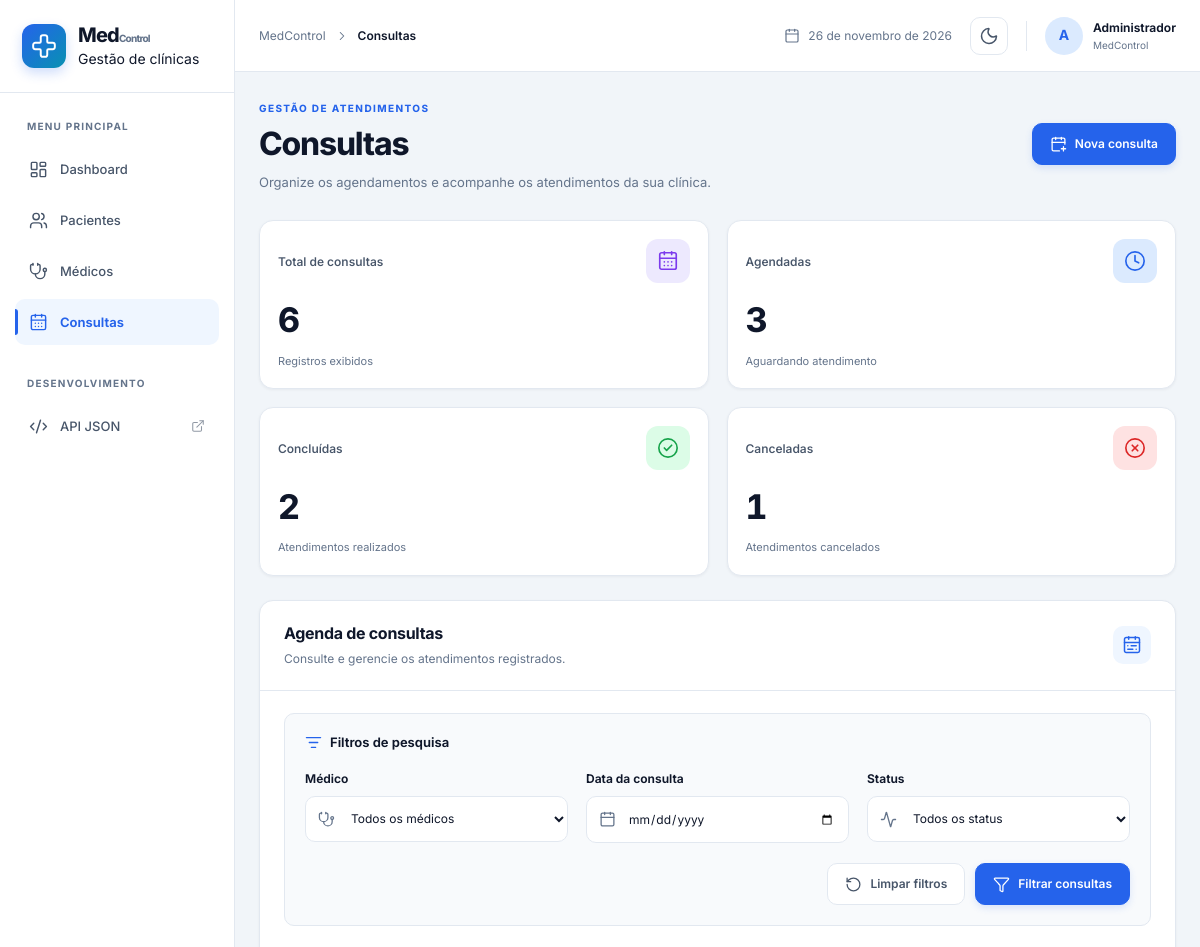
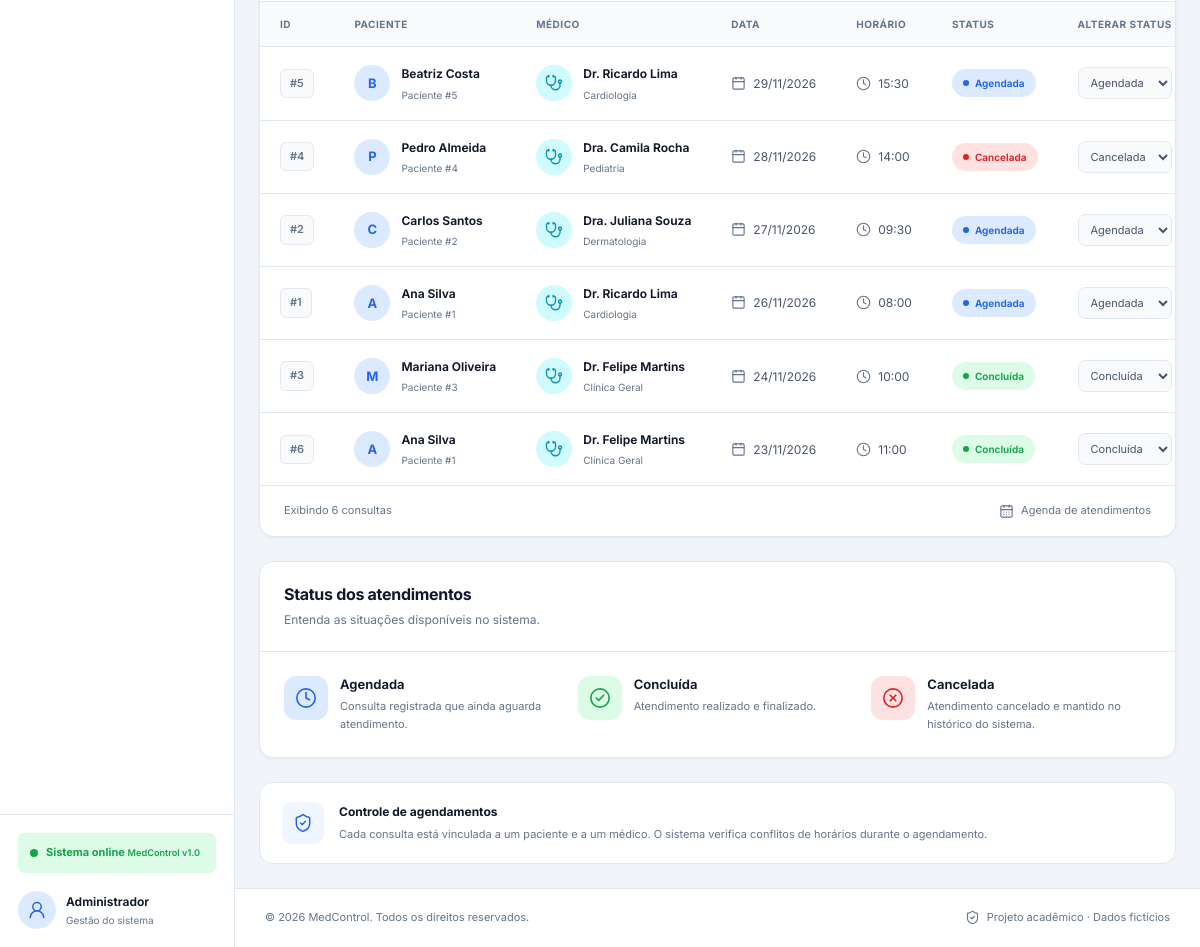
The page /consultas on the database its author committed (2 pictures, top to bottom).
### app.py (models this page shows)
class Consulta(db.Model):
    __tablename__ = "consultas"
    id = db.Column(db.Integer, primary_key=True)
    paciente_id = db.Column(
        db.Integer,
        db.ForeignKey("pacientes.id", ondelete="RESTRICT"),
        nullable=False
    )
    medico_id = db.Column(
        db.Integer,
        db.ForeignKey("medicos.id", ondelete="RESTRICT"),
        nullable=False
    )
    data = db.Column(db.Date, nullable=False)
    horario = db.Column(db.Time, nullable=False)
    status = db.Column(
        db.String(20),
        nullable=False,
        default="Agendada"
    )
    paciente = db.relationship(
        "Paciente",
        back_populates="consultas"
    )
    medico = db.relationship(
        "Medico",
        back_populates="consultas"
    )

class Paciente(db.Model):
    __tablename__ = "pacientes"
    id = db.Column(db.Integer, primary_key=True)
    nome = db.Column(db.String(150), nullable=False)
    data_nascimento = db.Column(db.Date, nullable=False)
    telefone = db.Column(db.String(20), nullable=False)
    email = db.Column(db.String(150), nullable=False)
    consultas = db.relationship(
        "Consulta",
        back_populates="paciente",
        passive_deletes=True
    )

class Medico(db.Model):
    __tablename__ = "medicos"
    id = db.Column(db.Integer, primary_key=True)
    nome = db.Column(db.String(150), nullable=False)
    especialidade = db.Column(db.String(100), nullable=False)
    crm = db.Column(db.String(30), unique=True, nullable=False)
    telefone = db.Column(db.String(20), nullable=False)
    consultas = db.relationship(
        "Consulta",
        back_populates="medico",
        passive_deletes=True
    )

### app.py (the view, shortened to what this page needs)
@app.route("/consultas")
def consultas():
    medico_id = request.args.get("medico_id", type=int)
    data_filtro = request.args.get("data", "")
    status = request.args.get("status", "")
    consulta = Consulta.query.join(Paciente).join(Medico)
    if medico_id:
        consulta = consulta.filter(
            Consulta.medico_id == medico_id
        )
    if status in STATUS_VALIDOS:
        consulta = consulta.filter(
            Consulta.status == status
        )
    lista = consulta.order_by(
        Consulta.data.desc(),
        Consulta.horario.desc()
    ).all()
    lista_medicos = Medico.query.order_by(
        Medico.nome.asc()
    ).all()
    return render_template(
        "consultas.html",
        consultas=lista,
        medicos=lista_medicos,
        medico_id=medico_id,
        data_filtro=data_filtro,
        status=status,
        status_validos=STATUS_VALIDOS
    )

### templates/consultas.html (shortened to what this page needs)
{% extends "base.html" %}
{% block breadcrumb %}Consultas{% endblock %}
{% block content %}
<section class="page-header">
    <div class="page-heading">
        <span class="page-eyebrow">
            GESTÃO DE ATENDIMENTOS
        </span>
        <h1>Consultas</h1>
        <p>
            Organize os agendamentos e acompanhe
            os atendimentos da sua clínica.
        </p>
    </div>
    <a href="{{ url_for('nova_consulta') }}"
       class="btn btn-primary">
        <i data-lucide="calendar-plus"></i>
        Nova consulta
    </a>
</section>
{% set total = consultas|length %}
{% set agendadas = consultas
    |selectattr('status', 'equalto', 'Agendada')
    |list|length %}
{% set concluidas = consultas
    |selectattr('status', 'equalto', 'Concluída')
    |list|length %}
{% set canceladas = consultas
    |selectattr('status', 'equalto', 'Cancelada')
    |list|length %}
<section class="stats-grid consultation-stats">
    <article class="stat-card">
        <div class="stat-card-header">
            <span>Total de consultas</span>
            <div class="stat-icon stat-purple">
                <i data-lucide="calendar-days"></i>
            </div>
        </div>
        <h2>{{ total }}</h2>
        <div class="stat-card-footer">
            <span>Registros exibidos</span>
        </div>
    </article>
    <article class="stat-card">
        <div class="stat-card-header">
            <span>Agendadas</span>
            <div class="stat-icon stat-blue">
                <i data-lucide="clock"></i>
            </div>
        </div>
        <h2>{{ agendadas }}</h2>
        <div class="stat-card-footer">
            <span>Aguardando atendimento</span>
        </div>
    </article>
    <article class="stat-card">
        <div class="stat-card-header">
            <span>Concluídas</span>
            <div class="stat-icon stat-green">
                <i data-lucide="circle-check"></i>
            </div>
        </div>
        <h2>{{ concluidas }}</h2>
        <div class="stat-card-footer">
            <span>Atendimentos realizados</span>
        </div>
    </article>
    <article class="stat-card">
        <div class="stat-card-header">
            <span>Canceladas</span>
            <div class="stat-icon stat-red">
                <i data-lucide="circle-x"></i>
            </div>
        </div>
        <h2>{{ canceladas }}</h2>
        <div class="stat-card-footer">
            <span>Atendimentos cancelados</span>
        </div>
    </article>
</section>
<section class="panel consultations-panel">
    <div class="panel-header">
        <div>
            <h2>Agenda de consultas</h2>
            <p>
                Consulte e gerencie os atendimentos registrados.
            </p>
        </div>
        <div class="panel-icon">
            <i data-lucide="calendar-range"></i>
        </div>
    </div>
    <div class="filters-container">
        <div class="filters-heading">
            <i data-lucide="list-filter"></i>
            <h3>Filtros de pesquisa</h3>
        </div>
        <form action="{{ url_for('consultas') }}"
              method="GET"
              class="filters-form">
            <div class="filters-grid">
                <div class="form-group">
                    <label for="medico_id">
                        Médico
                    </label>
                    <div class="input-wrapper">
                        <select name="medico_id"
                                id="medico_id">
                            <option value="">
                                Todos os médicos
                            </option>
                        </select>
                    </div>
                </div>
                <div class="form-group">
                    <label for="data">
                        Data da consulta
                    </label>
                    <div class="input-wrapper">
                        <input
                            type="date"
                            name="data"
                            id="data"
                            value="{{ data_filtro or '' }}">
                    </div>
                </div>
                <div class="form-group">
                    <label for="status">
                        Status
                    </label>
                    <div class="input-wrapper">
                        <select name="status"
                                id="status">
                            <option value="">
                                Todos os status
                            </option>
                        </select>
                    </div>
                </div>
            </div>
            <div class="filter-actions">
                <a href="{{ url_for('consultas') }}"
                   class="btn btn-outline">
                    <i data-lucide="rotate-ccw"></i>
                    Limpar filtros
                </a>
                <button type="submit"
                        class="btn btn-primary">
                    <i data-lucide="filter"></i>
                    Filtrar consultas
                </button>
            </div>
        </form>
    </div>
    {% if consultas %}
        <div class="table-responsive">
            <table class="data-table consultations-table">
                <thead>
                    <tr>
                        <th>ID</th>
                        <th>Paciente</th>
                        <th>Médico</th>
                        <th>Data</th>
                        <th>Horário</th>
                        <th>Status</th>
                        <th>Alterar status</th>
                    </tr>
                </thead>
                <tbody>
                    {% for consulta in consultas %}
                        <tr>
                            <td>
                                <span class="record-id">
                                    #{{ consulta.id }}
                                </span>
                            </td>
                            <td>
                                <div class="table-person">
                                    <div class="table-avatar">
                                        {{ consulta.paciente.nome[0]|upper }}
                                    </div>
                                    <div>
                                        <strong>
                                            {{ consulta.paciente.nome }}
                                        </strong>
                                        <small>
                                            Paciente #{{ consulta.paciente.id }}
                                        </small>
                                    </div>
                                </div>
                            </td>
                            <td>
                                <div class="table-person">
                                    <div class="table-avatar doctor-avatar">
                                        <i data-lucide="stethoscope"></i>
                                    </div>
                                    <div>
                                        <strong>
                                            {{ consulta.medico.nome }}
                                        </strong>
                                        <small>
                                            {{ consulta.medico.especialidade }}
                                        </small>
                                    </div>
                                </div>
                            </td>
                            <td>
                                <div class="table-info">
                                    <i data-lucide="calendar"></i>
                                    <span>
                                        {{ consulta.data.strftime('%d/%m/%Y') }}
                                    </span>
                                </div>
                            </td>
                            <td>
                                <div class="table-info">
                                    <i data-lucide="clock"></i>
                                    <span>
                                        {{ consulta.horario.strftime('%H:%M') }}
                                    </span>
                                </div>
                            </td>
                            <td>
                                {% if consulta.status == 'Agendada' %}
                                    <span class="status-badge status-agendada">
                                        <span class="badge-dot"></span>
                                        Agendada
                                    </span>
                                {% elif consulta.status == 'Concluída' %}
                                    <span class="status-badge status-concluida">
                                        <span class="badge-dot"></span>
                                        Concluída
                                    </span>
                                {% elif consulta.status == 'Cancelada' %}
                                    <span class="status-badge status-cancelada">
                                        <span class="badge-dot"></span>
                                        Cancelada
                                    </span>
                                {% else %}
                                    <span class="status-badge">
                                        {{ consulta.status }}
                                    </span>
                                {% endif %}
                            </td>
                            <td>
                                <form
                                    action="{{ url_for('alterar_status', id=consulta.id) }}"
                                    method="POST"
                                    class="status-form">
                                    <select
                                        name="status"
                                        class="status-select"
                                        aria-label="Alterar status da consulta {{ consulta.id }}">
                                        {% for situacao in status_validos %}
                                            <option
                                                value="{{ situacao }}"
                                                {% if consulta.status == situacao %}
                                                    selected
                                                {% endif %}>
                                                {{ situacao }}
                                            </option>
                                        {% endfor %}
                                    </select>
                                </form>
                            </td>
                        </tr>
                    {% endfor %}
                </tbody>
            </table>
        </div>
        <div class="table-footer">
            <span>
                Exibindo {{ consultas|length }}
                {% if consultas|length == 1 %}
                    consulta
                {% else %}
                    consultas
                {% endif %}
            </span>
            <div class="table-footer-info">
                <i data-lucide="calendar-days"></i>
                Agenda de atendimentos
            </div>
        </div>
    {% endif %}
</section>
<section class="panel status-guide">
    <div class="panel-header">
        <div>
            <h2>Status dos atendimentos</h2>
            <p>
                Entenda as situações disponíveis no sistema.
            </p>
        </div>
    </div>
    <div class="status-guide-grid">
        <div class="status-guide-item">
            <div class="summary-icon stat-blue">
                <i data-lucide="clock"></i>
            </div>
            <div>
                <h3>Agendada</h3>
                <p>
                    Consulta registrada que ainda
                    aguarda atendimento.
                </p>
            </div>
        </div>
        <div class="status-guide-item">
            <div class="summary-icon stat-green">
                <i data-lucide="circle-check"></i>
            </div>
            <div>
                <h3>Concluída</h3>
                <p>
                    Atendimento realizado e finalizado.
                </p>
            </div>
        </div>
        <div class="status-guide-item">
            <div class="summary-icon stat-red">
                <i data-lucide="circle-x"></i>
            </div>
            <div>
                <h3>Cancelada</h3>
                <p>
                    Atendimento cancelado e mantido
                    no histórico do sistema.
                </p>
            </div>
        </div>
    </div>
</section>
<div class="info-banner">
    <div class="info-banner-icon">
        <i data-lucide="shield-check"></i>
    </div>
    <div>
        <strong>Controle de agendamentos</strong>
        <p>
            Cada consulta está vinculada a um paciente
            e a um médico. O sistema verifica conflitos
            de horários durante o agendamento.
        </p>
    </div>
</div>
{% endblock %}

### rows shown on the page
Consulta: id "5", paciente "B", paciente.nome "Beatriz Costa", paciente.id "5", medico.nome "Dr. Ricardo Lima", medico.especialidade "Cardiologia", data "29/11/2026", horario "15:30", shows "Agendada", status "Agendada"
Consulta: id "4", paciente "P", paciente.nome "Pedro Almeida", paciente.id "4", medico.nome "Dra. Camila Rocha", medico.especialidade "Pediatria", data "28/11/2026", horario "14:00", shows "Cancelada", status "Cancelada"
Consulta: id "2", paciente "C", paciente.nome "Carlos Santos", paciente.id "2", medico.nome "Dra. Juliana Souza", medico.especialidade "Dermatologia", data "27/11/2026", horario "09:30", shows "Agendada", status "Agendada"
Consulta: id "1", paciente "A", paciente.nome "Ana Silva", paciente.id "1", medico.nome "Dr. Ricardo Lima", medico.especialidade "Cardiologia", data "26/11/2026", horario "08:00", shows "Agendada", status "Agendada"
Consulta: id "3", paciente "M", paciente.nome "Mariana Oliveira", paciente.id "3", medico.nome "Dr. Felipe Martins", medico.especialidade "Clínica Geral", data "24/11/2026", horario "10:00", shows "Concluída", status "Concluída"
Consulta: id "6", paciente "A", paciente.nome "Ana Silva", paciente.id "1", medico.nome "Dr. Felipe Martins", medico.especialidade "Clínica Geral", data "23/11/2026", horario "11:00", shows "Concluída", status "Concluída"

### other values the page prints
{{ total }} "6"
{{ agendadas }} "3"
{{ concluidas }} "2"
{{ canceladas }} "1"
{{ consultas|length }} "6"
